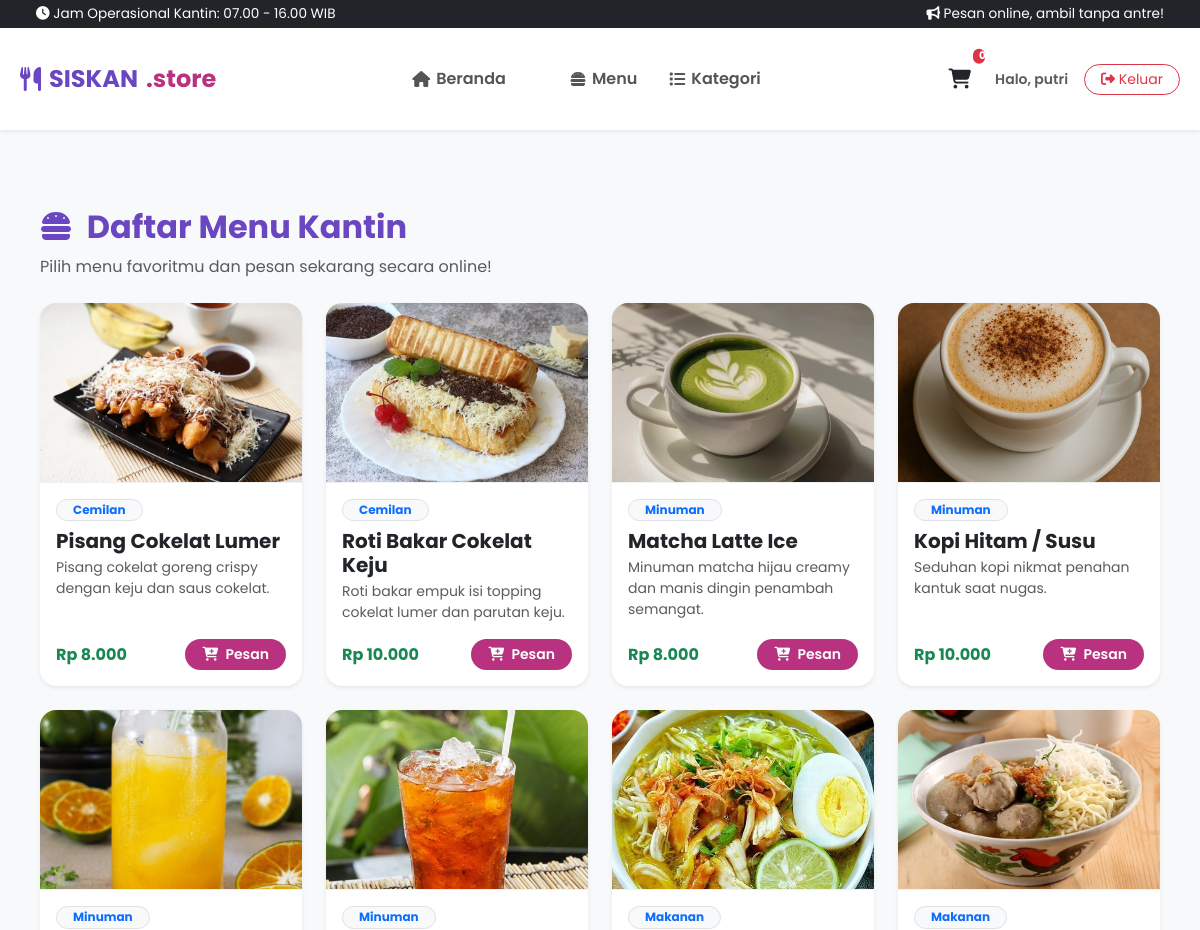
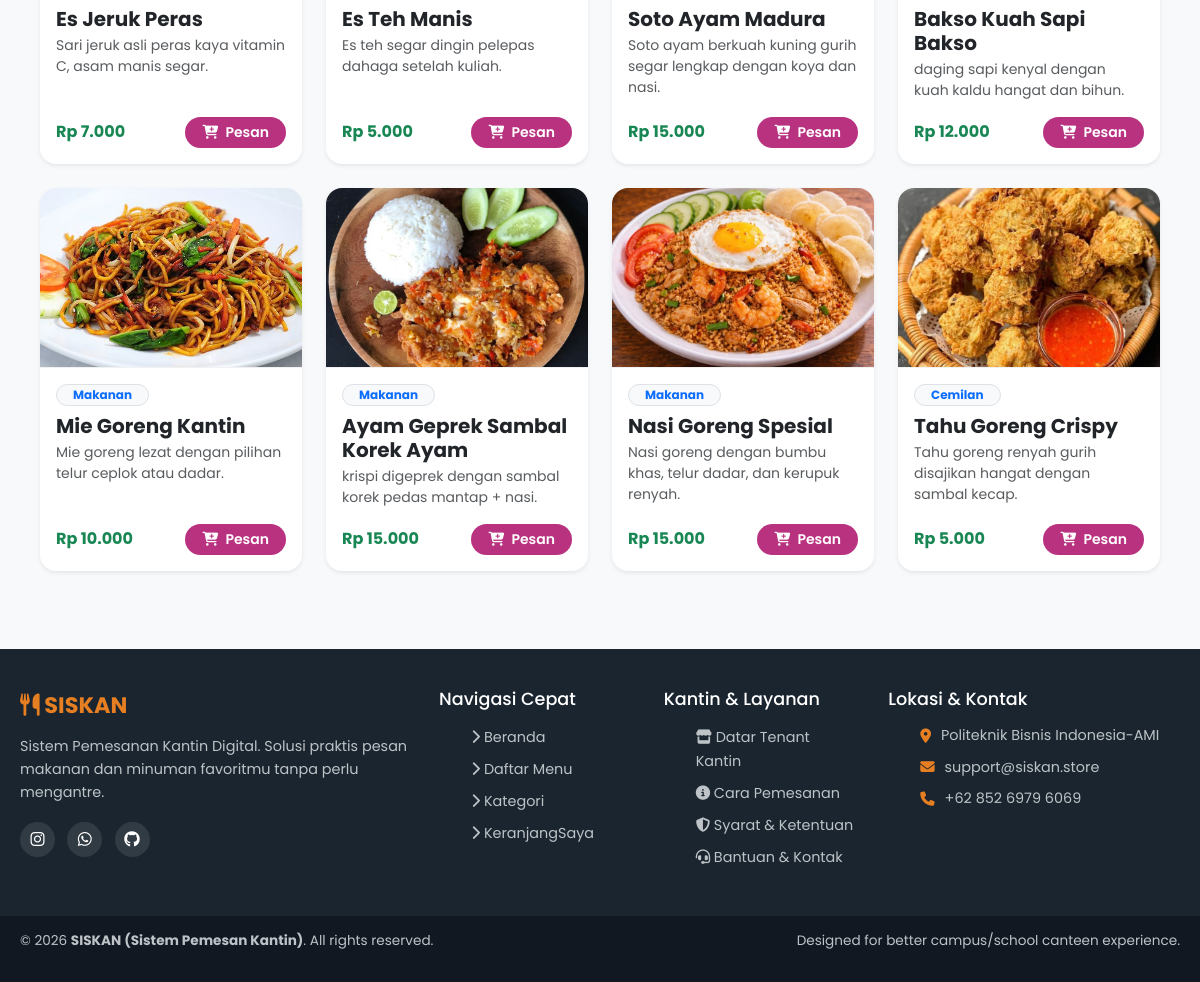
The page /index.php?page=products (signed in) on the database its author committed (2 pictures, top to bottom).
### tables this page shows
CREATE TABLE `products` (
  `id` int(11) NOT NULL,
  `nama` varchar(100) NOT NULL,
  `kategori` varchar(50) NOT NULL,
  `harga` int(11) NOT NULL,
  `deskripsi` text DEFAULT NULL,
  `gambar` varchar(255) DEFAULT 'default.jpg',
  `created_at` timestamp NOT NULL DEFAULT current_timestamp()
);

### app/controllers/ProductController.php (called while the page is built, shortened)
<?php
class ProductController {
    private $conn;
    public function __construct() {
        global $conn;
        $this->conn = $conn;
    }
    public function index() {
        try {
            $stmt = $this->conn->prepare("SELECT * FROM products ORDER BY id DESC");
            $stmt->execute();
            $products = $stmt->fetchAll(PDO::FETCH_ASSOC);
        } catch (PDOException $e) {
            $products = [];
        }
        require_once __DIR__ . '/../../views/pages/products.php';
    }
}

### views/pages/products.php (the view)
<?php
require_once __DIR__ . '/../components/header.php';
?>
<div class="container my-4">
    <div class="mb-4">
        <h2 class="fw-bold" style="color: #6B46C1;"><i class="fa-solid fa-burger me-2"></i> Daftar Menu Kantin</h2>
        <p class="text-muted">Pilih menu favoritmu dan pesan sekarang secara online!</p>
    </div>
    <div class="row g-4">
        <?php if (empty($products)): ?>
            <div class="col-12 text-center py-5">
                <p class="text-muted fs-5">Belum ada menu yang tersedia saat ini.</p>
            </div>
        <?php else: ?>
            <?php foreach ($products as $item): ?>
                <div class="col-md-3 col-sm-6">
                    <div class="card h-100 border-0 shadow-sm rounded-4 overflow-hidden">
                        <img src="<?= htmlspecialchars($item['gambar']) ?>" class="card-img-top" alt="<?= htmlspecialchars($item['nama']) ?>" style="height: 180px; object-fit: cover;" onerror="this.src='https://via.placeholder.com/300x180?text=SISKAN.store'">
                        <div class="card-body d-flex flex-column">
                            <span class="badge bg-light text-primary border rounded-pill align-self-start mb-2 px-3 small">
                                <?= htmlspecialchars($item['kategori'] ?? 'Umum') ?>
                            </span>
                            <h5 class="card-title fw-bold text-dark mb-1"><?= htmlspecialchars($item['nama']) ?></h5>
                            <p class="text-muted small mb-3 flex-grow-1"><?= htmlspecialchars($item['deskripsi'] ?? '-') ?></p>
                            <div class="d-flex align-items-center justify-content-between mt-auto">
                                <span class="fw-bold text-success">Rp <?= number_format($item['harga'], 0, ',', '.') ?></span>
                                <a href="/index.php?action=add_to_cart&id=<?= $item['id'] ?>&nama=<?= urlencode($item['nama']) ?>&harga=<?= $item['harga'] ?>&gambar=<?= urlencode($item['gambar']) ?>" class="btn btn-sm text-white rounded-pill px-3 fw-semibold" style="background-color: #B83280;">
                                    <i class="fa-solid fa-cart-plus me-1"></i> Pesan
                                </a>
                            </div>
                        </div>
                    </div>
                </div>
            <?php endforeach; ?>
        <?php endif; ?>
    </div>
</div>
<?php
require_once __DIR__ . '/../components/footer.php';
?>

### public/css/style.css (style rules this page uses)
* { margin: 0; padding: 0; box-sizing: border-box; font-family: 'Poppins', sans-serif; }
body { background-color: #f8f9fa; color: #333; display: flex; flex-direction: column; min-height: 100vh; }
.container { max-width: 1200px; margin: 0 auto; padding: 0 20px; }
.card { transition: transform 0.3s ease, box-shadow 0.3s ease; }
.card-img-top { border-bottom: 1px solid #f1f1f1; transition: transform 0.3s ease; }

### rows shown on the page
products: gambar (picture), kategori "Cemilan", nama "Pisang Cokelat Lumer", deskripsi "Pisang cokelat goreng crispy dengan keju dan saus cokelat.", harga "8.000"
products: gambar (picture), kategori "Cemilan", nama "Roti Bakar Cokelat Keju", deskripsi "Roti bakar empuk isi topping cokelat lumer dan parutan keju.", harga "10.000"
products: gambar (picture), kategori "Minuman", nama "Matcha Latte Ice", deskripsi "Minuman matcha hijau creamy dan manis dingin penambah semangat.", harga "8.000"
products: gambar (picture), kategori "Minuman", nama "Kopi Hitam / Susu", deskripsi "Seduhan kopi nikmat penahan kantuk saat nugas.", harga "10.000"
products: gambar (picture), kategori "Minuman", nama "Es Jeruk Peras", deskripsi "Sari jeruk asli peras kaya vitamin C, asam manis segar.", harga "7.000"
products: gambar (picture), kategori "Minuman", nama "Es Teh Manis", deskripsi "Es teh segar dingin pelepas dahaga setelah kuliah.", harga "5.000"
products: gambar (picture), kategori "Makanan", nama "Soto Ayam Madura", deskripsi "Soto ayam berkuah kuning gurih segar lengkap dengan koya dan nasi.", harga "15.000"
products: gambar (picture), kategori "Makanan", nama "Bakso Kuah Sapi Bakso", deskripsi "daging sapi kenyal dengan kuah kaldu hangat dan bihun.", harga "12.000"
products: gambar (picture), kategori "Makanan", nama "Mie Goreng Kantin", deskripsi "Mie goreng lezat dengan pilihan telur ceplok atau dadar.", harga "10.000"
products: gambar (picture), kategori "Makanan", nama "Ayam Geprek Sambal Korek Ayam", deskripsi "krispi digeprek dengan sambal korek pedas mantap + nasi.", harga "15.000"
products: gambar (picture), kategori "Makanan", nama "Nasi Goreng Spesial", deskripsi "Nasi goreng dengan bumbu khas, telur dadar, dan kerupuk renyah.", harga "15.000"
products: gambar (picture), kategori "Cemilan", nama "Tahu Goreng Crispy", deskripsi "Tahu goreng renyah gurih disajikan hangat dengan sambal kecap.", harga "5.000"

### other values the page prints
$_SESSION['user_nama'] "putri"
